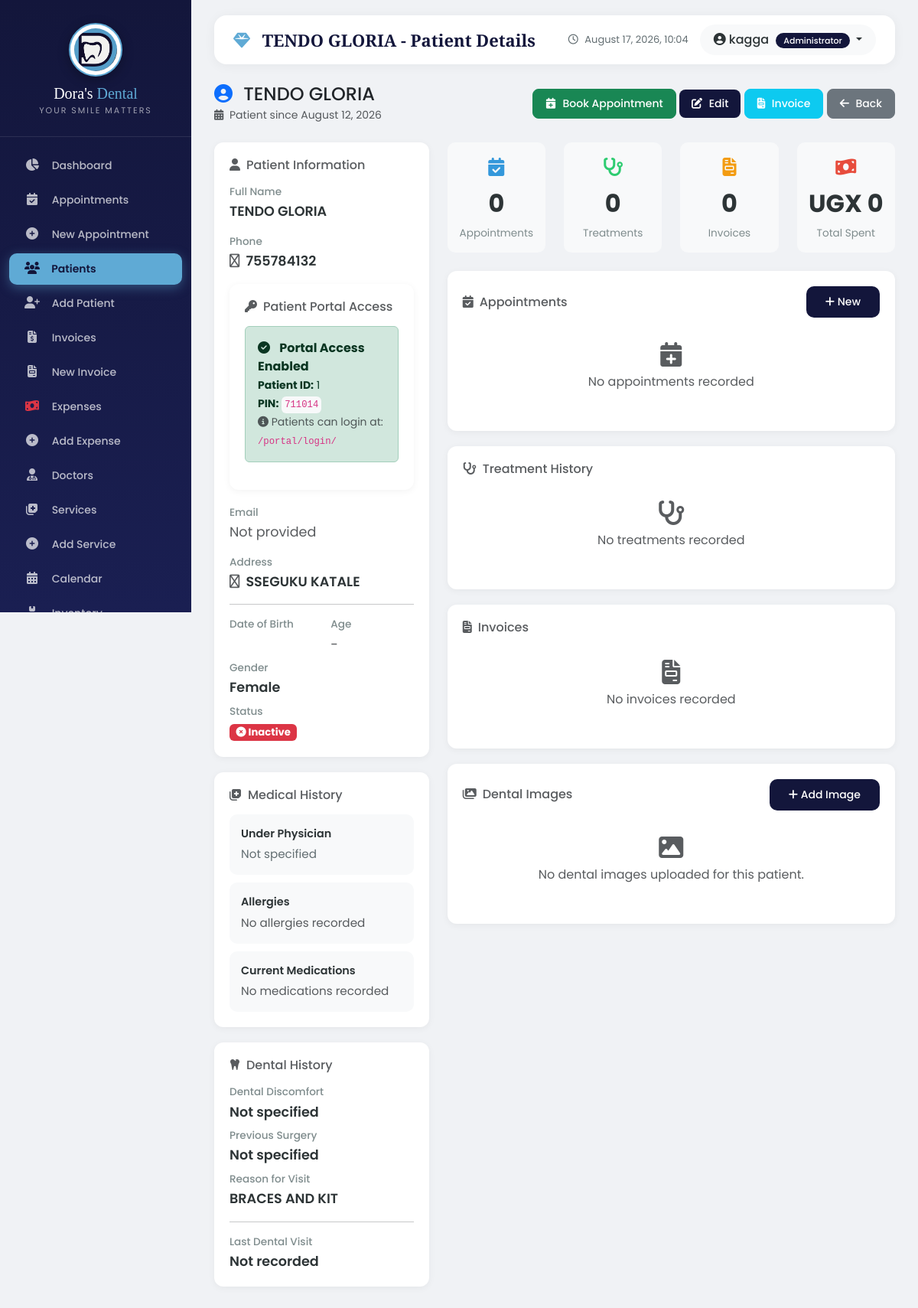
/patients/1/ (signed in), run on an earlier commit of the app's database.
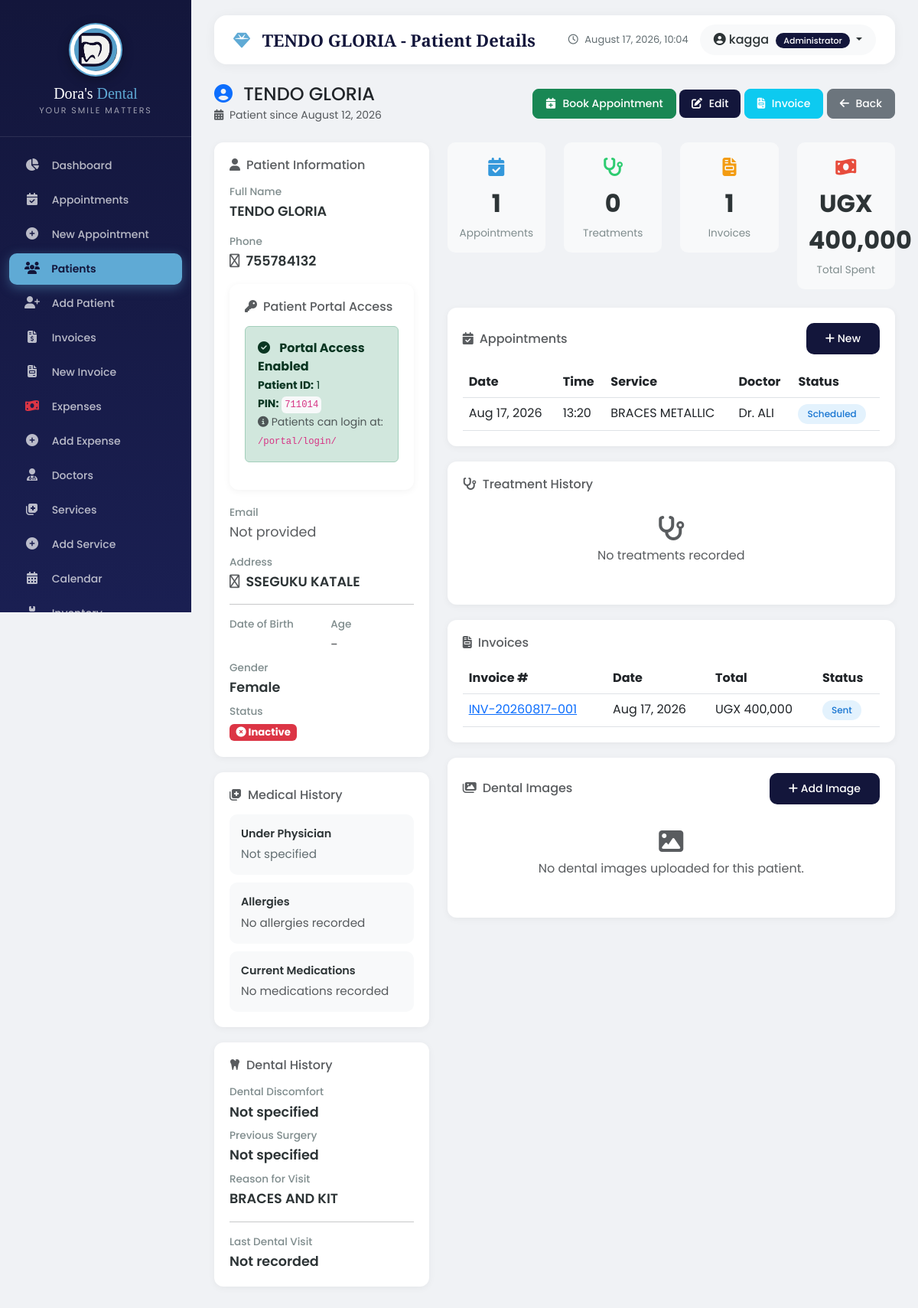
And on a later commit of the database.
### appointments/models.py (models this page shows, shortened)
class Appointment(models.Model):
    STATUS_CHOICES = [
        ('scheduled', 'Scheduled'),
        ('checked_in', 'Checked In'),
        ('in_progress', 'In Progress'),
        ('completed', 'Completed'),
        ('cancelled', 'Cancelled'),
        ('no_show', 'No Show'),
    ]
    patient = models.ForeignKey(Patient, on_delete=models.CASCADE)
    doctor = models.ForeignKey(Doctor, on_delete=models.CASCADE)
    service = models.ForeignKey(Service, on_delete=models.CASCADE)
    appointment_date = models.DateField()
    appointment_time = models.TimeField()
    duration_minutes = models.IntegerField(default=30)
    status = models.CharField(max_length=20, choices=STATUS_CHOICES, default='scheduled')
    notes = models.TextField(blank=True, null=True)
    diagnosis = models.TextField(blank=True, null=True)
    consultation_notes = models.TextField(blank=True, null=True)
    treatment_plan = models.TextField(blank=True, null=True)
    prescription = models.TextField(blank=True, null=True)
    treatment_cost = models.DecimalField(max_digits=10, decimal_places=2, null=True, blank=True)
    referred_to = models.CharField(max_length=200, blank=True, null=True)
    follow_up_date = models.DateField(null=True, blank=True)
    follow_up_notes = models.TextField(blank=True, null=True)
    notification_email = models.EmailField(blank=True, null=True)
    notification_phone = models.CharField(max_length=20, blank=True, null=True)
    send_reminder = models.BooleanField(default=False)
    reminder_sent = models.BooleanField(default=False)
    created_at = models.DateTimeField(auto_now_add=True)
    updated_at = models.DateTimeField(auto_now=True)
    created_by = models.ForeignKey('auth.User', on_delete=models.SET_NULL, null=True, blank=True)
    class Meta:
        ordering = ['-appointment_date', '-appointment_time']

class Service(models.Model):
    name = models.CharField(max_length=100)
    description = models.TextField(blank=True)
    price = models.DecimalField(max_digits=10, decimal_places=2)
    duration_minutes = models.IntegerField(default=30)
    is_active = models.BooleanField(default=True)
    class Meta:
        ordering = ['name']

class Doctor(models.Model):
    name = models.CharField(max_length=100)
    specialization = models.CharField(max_length=100, blank=True)
    phone = models.CharField(max_length=20, blank=True)
    email = models.EmailField(blank=True)
    is_active = models.BooleanField(default=True)
    class Meta:
        ordering = ['name']

### billing/models.py (models this page shows, shortened)
class Invoice(models.Model):
    STATUS_CHOICES = [
        ('draft', 'Draft'),
        ('sent', 'Sent'),
        ('paid', 'Paid'),
        ('partially_paid', 'Partially Paid'),
        ('overdue', 'Overdue'),
        ('cancelled', 'Cancelled'),
    ]
    PAYMENT_METHOD_CHOICES = [
        ('cash', 'Cash'),
        ('mobile_money', 'Mobile Money'),
        ('bank_transfer', 'Bank Transfer'),
        ('insurance', 'Insurance'),
        ('card', 'Card'),
        ('other', 'Other'),
    ]
    invoice_number = models.CharField(max_length=50, unique=True, db_index=True)
    patient = models.ForeignKey(Patient, on_delete=models.CASCADE, related_name='invoices')
    appointment = models.ForeignKey(Appointment, on_delete=models.SET_NULL, null=True, blank=True, related_name='invoices')
    patient_name = models.CharField(max_length=255)
    patient_phone = models.CharField(max_length=50)
    issue_date = models.DateField(default=date.today)  # Changed from DateTimeField
    due_date = models.DateField(null=True, blank=True)
    payment_date = models.DateField(null=True, blank=True)  # Changed from DateTimeField
    subtotal = models.DecimalField(max_digits=12, decimal_places=2, default=0.00)
    tax_rate = models.DecimalField(max_digits=5, decimal_places=2, default=0.00)
    tax_amount = models.DecimalField(max_digits=12, decimal_places=2, default=0.00)
    discount = models.DecimalField(max_digits=12, decimal_places=2, default=0.00)
    total_amount = models.DecimalField(max_digits=12, decimal_places=2, default=0.00)
    amount_paid = models.DecimalField(max_digits=12, decimal_places=2, default=0.00)
    balance_due = models.DecimalField(max_digits=12, decimal_places=2, default=0.00)
    status = models.CharField(max_length=20, choices=STATUS_CHOICES, default='draft')
    payment_method = models.CharField(max_length=50, choices=PAYMENT_METHOD_CHOICES, blank=True, null=True)
    notes = models.TextField(blank=True, null=True)
    reference_number = models.CharField(max_length=100, blank=True, null=True)
    created_by = models.CharField(max_length=150, blank=True, null=True)
    updated_by = models.CharField(max_length=150, blank=True, null=True)
    created_at = models.DateTimeField(auto_now_add=True)
    updated_at = models.DateTimeField(auto_now=True)
    class Meta:
        ordering = ['-issue_date']
        indexes = [
            models.Index(fields=['invoice_number']),
            models.Index(fields=['patient', 'status']),
            models.Index(fields=['issue_date']),
        ]

### patients/views.py (the view, shortened to what this page needs)
# urls.py: path('<int:pk>/', views.patient_detail, name='detail'),
@login_required
def patient_detail(request, pk):
    patient = get_object_or_404(Patient, pk=pk)
    user_profile = request.user.profile
    appointments = Appointment.objects.filter(
        patient=patient
    ).order_by('-appointment_date', '-appointment_time')
    treatments = Treatment.objects.filter(
        patient=patient
    ).order_by('-treatment_date')
    invoices = Invoice.objects.filter(
        patient=patient
    ).order_by('-issue_date')
    total_amount = invoices.aggregate(Sum('total_amount'))['total_amount__sum'] or 0
    try:
        portal_access = patient.portal_access
        portal_pin = portal_access.portal_pin
    except PatientPortalAccess.DoesNotExist:
        portal_pin = None
    new_patient_pin = request.session.pop('new_patient_pin', None)
    new_patient_id = request.session.pop('new_patient_id', None)
    context = {
        'patient': patient,
        'appointments': appointments,
        'treatments': treatments,
        'invoices': invoices,
        'total_amount': total_amount,
        'is_doctor': user_profile.role == 'doctor',
        'portal_pin': portal_pin,  # ✅ Pass portal PIN
        'new_patient_pin': new_patient_pin,  # ✅ Pass new patient PIN
        'new_patient_id': new_patient_id,  # ✅ Pass new patient ID
    }
    return render(request, 'patients/detail.html', context)

### core/models.py (called while the page is built)
    @classmethod
    def get_settings(cls):
        settings, created = cls.objects.get_or_create(id=1)
        return settings

### patients/models.py (called while the page is built)
    @property
    def full_name(self):
        return f"{self.first_name} {self.last_name}"

    @property
    def age(self):
        if self.date_of_birth:
            today = date.today()
            age = today.year - self.date_of_birth.year
            if (today.month, today.day) < (self.date_of_birth.month, self.date_of_birth.day):
                age -= 1
            return age
        return self.age_years

### patients/templates/patients/detail.html (shortened to what the changed rows need)
{% extends 'base.html' %}
{% load static %}
{% load humanize %}
{% block content %}
<div class="row">
    <div class="col-md-8">
        <div class="row mb-4">
            <div class="col-3">
                <div class="stat-box primary">
                    <div class="stat-icon"><i class="fas fa-calendar-check"></i></div>
                    <div class="stat-number">{{ appointments|length }}</div>
                    <div class="stat-label">Appointments</div>
                </div>
            </div>
            <div class="col-3">
                <div class="stat-box warning">
                    <div class="stat-icon"><i class="fas fa-file-invoice"></i></div>
                    <div class="stat-number">{{ invoices|length }}</div>
                    <div class="stat-label">Invoices</div>
                </div>
            </div>
            <div class="col-3">
                <div class="stat-box danger">
                    <div class="stat-icon"><i class="fas fa-money-bill-wave"></i></div>
                    <div class="stat-number">UGX {{ total_amount|floatformat:0|intcomma }}</div>
                    <div class="stat-label">Total Spent</div>
                </div>
            </div>
        </div>
        <div class="info-card">
            <div class="d-flex justify-content-between align-items-center mb-3">
                <h6 class="text-muted mb-0"><i class="fas fa-calendar-check me-2"></i>Appointments</h6>
                <a href="{% url 'appointments:add' %}?patient={{ patient.pk }}" class="btn btn-sm btn-primary">
                </a>
            </div>
            {% if appointments %}
                <div class="table-responsive">
                    <table class="table table-hover mb-0">
                        <thead>
                            <tr>
                                <th>Date</th>
                                <th>Time</th>
                                <th>Service</th>
                                <th>Doctor</th>
                                <th>Status</th>
                            </tr>
                        </thead>
                        <tbody>
                            {% for appt in appointments|slice:":10" %}
                            <tr>
                                <td>{{ appt.appointment_date|date:"M d, Y" }}</td>
                                <td>{{ appt.appointment_time|time:"H:i" }}</td>
                                <td>{{ appt.service.name }}</td>
                                <td>Dr. {{ appt.doctor.name }}</td>
                                <td>
                                    <span class="badge-status {{ appt.status }}">
                                        {{ appt.get_status_display }}
                                    </span>
                                </td>
                            </tr>
                            {% endfor %}
                        </tbody>
                    </table>
                </div>
            {% else %}
                <p class="text-muted text-center py-3">
                    <i class="fas fa-calendar-plus fa-2x d-block mb-2"></i>
                    No appointments recorded
                </p>
            {% endif %}
        </div>
        <div class="info-card mt-3">
            <h6 class="text-muted mb-3"><i class="fas fa-file-invoice me-2"></i>Invoices</h6>
            {% if invoices %}
                <div class="table-responsive">
                    <table class="table table-hover mb-0">
                        <thead>
                            <tr>
                                <th>Invoice #</th>
                                <th>Date</th>
                                <th>Total</th>
                                <th>Status</th>
                            </tr>
                        </thead>
                        <tbody>
                            {% for invoice in invoices|slice:":10" %}
                            <tr>
                                <td>
                                    <a href="{% url 'billing:detail' invoice.pk %}">
                                        {{ invoice.invoice_number }}
                                    </a>
                                </td>
                                <td>{{ invoice.issue_date|date:"M d, Y" }}</td>
                                <td>UGX {{ invoice.total_amount|floatformat:0|intcomma }}</td>
                                <td>
                                    <span class="badge-status {{ invoice.status }}">
                                        {{ invoice.get_status_display }}
                                    </span>
                                </td>
                            </tr>
                            {% endfor %}
                        </tbody>
                    </table>
                </div>
            {% else %}
                <p class="text-muted text-center py-3">
                    <i class="fas fa-file-invoice fa-2x d-block mb-2"></i>
                    No invoices recorded
                </p>
            {% endif %}
        </div>
    </div>
</div>
{% endblock %}

What changed in the data, as far as the page shows it:
added Appointment: appointment_date "Aug 17, 2026", appointment_time "13:20", service.name "BRACES METALLIC", doctor.name "ALI", status "Scheduled"
added Invoice: invoice_number "INV-20260817-001", issue_date "Aug 17, 2026", total_amount "400,000", status "Sent"
Also different on the page:
{{ appointments|length }}: "0" → "1"
{{ invoices|length }}: "0" → "1"
{{ total_amount|floatformat:0|intcomma }}: "0" → "400,000"
text no longer shown: "No appointments recorded No invoices recorded"
text now shown: "Date Time Service Doctor Status Invoice # Date Total Status"
